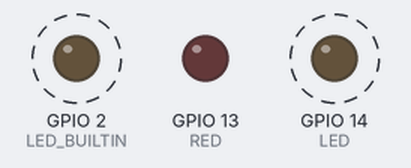
Simulated run of this sketch. Board: ESP32. Shown: output pins drawn as LEDs (lit = HIGH). Dashed ring = blinking.

Above: at 0.2 s.
Timing chart, 0 to 4.6 s (numbered marks = the images above):
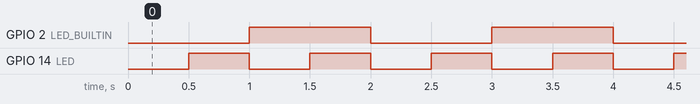

The sketch:

esp32_timer_interrupt2.ino
```cpp
#define LED 14
#define RED 13

portMUX_TYPE mux0=portMUX_INITIALIZER_UNLOCKED;
portMUX_TYPE mux1=portMUX_INITIALIZER_UNLOCKED;

hw_timer_t* timer0;
hw_timer_t* timer1;

volatile bool state0=0;
volatile bool state1=0;
volatile int counter=0;

void IRAM_ATTR onTimer0()
{
  portENTER_CRITICAL(&mux0);
  state0=!state0;
  digitalWrite(LED_BUILTIN,state0);
  //digitalWrite(RED,state0);
  portEXIT_CRITICAL(&mux0);
}

void IRAM_ATTR onTimer1()
{
  portENTER_CRITICAL(&mux1);
  state1=!state1;
  digitalWrite(LED,state1);
  if(counter==10)
  {
    if(timer1!=NULL)
    {
      timerAlarmDisable(timer1);
      timerDetachInterrupt(timer1);
      timerEnd(timer1);
      timer1=NULL;
    }
  }
  counter=counter+1;
  portEXIT_CRITICAL(&mux1);
}

void setup() {
  pinMode(RED,OUTPUT);
  pinMode(LED,OUTPUT);
  pinMode(LED_BUILTIN,OUTPUT);
  timer0=timerBegin(0,80,true);
  timer1=timerBegin(1,80,true);
  timerAttachInterrupt(timer0,&onTimer0,true);
  timerAttachInterrupt(timer1,&onTimer1,true);
  timerAlarmWrite(timer0,1000000,true);
  timerAlarmWrite(timer1,500000,true);
  timerAlarmEnable(timer0);
  timerAlarmEnable(timer1);


}

void loop() {
  // put your main code here, to run repeatedly:

}
```

Measured:
- by itself, GPIO 2 (LED_BUILTIN): alternates HIGH for 1.0 s and LOW for 1.0 s
- by itself, GPIO 14 (LED): alternates HIGH for 0.50 s and LOW for 0.50 s, 11 changes in all, then stays HIGH
